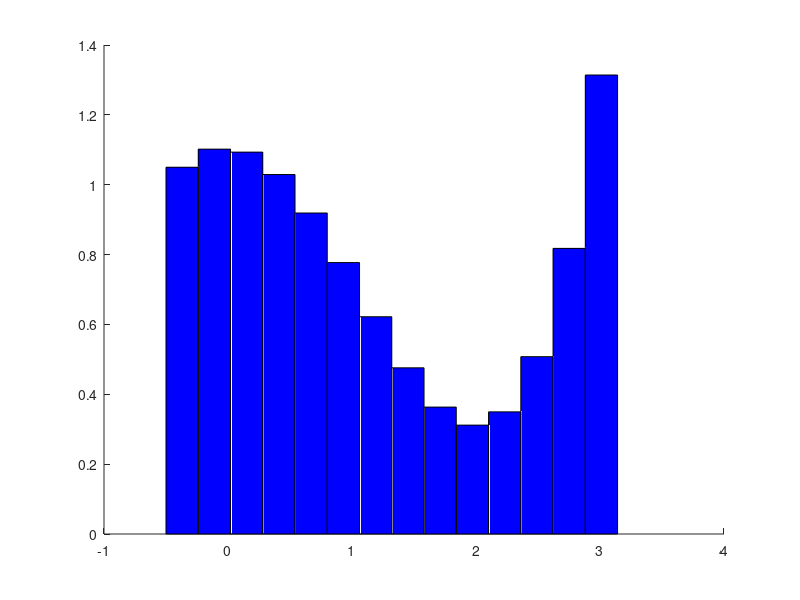

Write MATLAB code to recreate this figure. (Note: this script raises an error after producing the figure.)
%% Riemann Sum
clear; clc; close all;
a = -0.5;
b = pi;
x = linspace(a, b, 15);
dx = x(2) - x(1); 
fx = cos(x) + exp(x) / 10;

figure(1);
hold on

% Draw Riemann bars (right rule)
for i = 2:length(x) 
    rectangle('Position', [x(i)-dx, 0, dx, fx(i)], 'FaceColor', 'b', 'EdgeColor', 'k')
end

syms xa
fxa = cos(xa) + exp(xa) / 10;
fplot(fxa, [-1 3.5], 'k', 'LineWidth', 2)
xlim([-1, 3.5]);
xline(a, '--g', 'LineWidth', 1.5)
xline(b, '--r', 'LineWidth', 1.5)
yline(0, '--', 'Color', [0.5 0.5 0.5])
hold off

xlabel('x')
ylabel('y = f(x)')
title(sprintf('Riemann Sum, Δx = %.2f', dx))

% Different areas
area_left = sum(fx(1:end-1)) * dx;
fprintf('Area Left ≈ %.4f\n', area_left)

area_right = sum(fx(2:end)) * dx;
fprintf('Area Right ≈ %.4f\n', area_right)

x_mid = (x(1:end-1) + x(2:end)) / 2;
fx_mid = cos(x_mid) + exp(x_mid) / 10;
area_mid = sum(fx_mid) * dx;
fprintf('Area Mid ≈ %.4f\n', area_mid)

area_anal = double(int(fxa, xa, a, b));
fprintf('Area Anal ≈ %.4f\n', area_anal)


%% Show converge with shrinking deltaX
clear; clc; close all;

a = -0.5;
b = pi;
f = @(x) cos(x) - exp(x)/10;

nBins = 5:200;
area_L = zeros(size(nBins));
area_R = zeros(size(nBins));
area_M = zeros(size(nBins));

for i = 1:length(nBins)
    x = linspace(a, b, nBins(i));
    dx = x(2) - x(1);
    
    area_L(i) = sum(f(x(1:end-1))) * dx;
    area_R(i) = sum(f(x(2:end))) * dx;
    area_M(i) = sum(f((x(1:end-1)+x(2:end))/2)) * dx;
end

plot(nBins, area_L, nBins, area_R, nBins, area_M, '--k', 'LineWidth', 2)
yline(2.7367, '--k', 'LineWidth', 2)
legend('Left', 'Right', 'Midpoint', 'Analytic')
xlabel('Number of bins')
ylabel('Area (a.u.)')

%% Net and Total Are
% Net area = Positive - negative values
% Total = Sum areas ignoring sign
% To calculate by hand: find roots -> calc areas -> sum parts

%% Trapezidal Rule
% Trapezoid Area = width * mean(h1,h2)
clear; clc; close all;
a = -0.6;
b = 1;
x = linspace(a, b, 7);
dx = x(2) - x(1); 
fx = x.^2 - 0.5;
[~, fx0idx] = min(abs(fx-0));

figure(1);
hold on
totArea = 0;
negArea = 0;
posArea = 0;
% Draw Riemann bars (left rule)
for i = 1:length(x)-1
    totArea = dx * ((fx(i) + fx(i+1)) / 2) + totArea;
    if i < fx0idx
    negArea = dx * ((fx(i) + fx(i+1)) / 2) + negArea;
    plot(polyshape([x(i), ...
        x(i),...
        x(i+1),...
        x(i+1)],...
        [0,fx(i),...
        fx(i+1),...
        0]),'FaceColor','red');
    else
    posArea = dx * ((fx(i) + fx(i+1)) / 2) + posArea;
    plot(polyshape([x(i), ...
        x(i),...
        x(i+1),...
        x(i+1)],...
        [0,fx(i),...
        fx(i+1),...
        0]),'FaceColor','green');
    end
end
netArea = posArea - negArea;
syms xa
fxa = xa^2 - 0.5;
fplot(fxa, [-0.6 1], 'k', 'LineWidth', 2)
xlim([-0.7, 1.1]);
xline(a, '--g', 'LineWidth', 1)
xline(b, '--r', 'LineWidth', 1)
yline(0, '--')
hold off
xlabel('x')
ylabel('y = f(x)')
title([sprintf('Total Area = %.2f \n', totArea), ...
    sprintf('Net Area = %.2f \n', netArea),...
    sprintf('deltaX = %.2f', dx)])

% Analytical Area
ifxa_negative = double(int(fxa, xa, a, x(fx0idx)));
ifxa_positive = double(int(fxa, xa, x(fx0idx), b));
net_analytical = ifxa_positive - ifxa_negative;
total_analytical = double(int(fxa, xa, a, b));
fprintf('Total Area      = %.2f\n', totArea)
fprintf('Total Area Anal = %.2f\n', total_analytical)
fprintf('Net Area        = %.2f\n', netArea)
fprintf('Net Area Anal   = %.2f\n', net_analytical)


%% Lebesgue Integrals
clear; clc; close all;
% Riemann : Partition the domain (x axis)
% Lebesgue : Partition the range (y axis) 
% Horizontal bars instead of vertical in lebek
% Compare Riemann vs Lebesgue

f = @(x) x.^2 + cos(2*pi*x) / 5;
a = 0; b = 1;

Ns = 4:40;  % Different partition numbers
riemann_results = zeros(size(Ns));
lebesgue_results = zeros(size(Ns));

for k = 1:length(Ns)
    n = Ns(k);
    
    % Riemann (partition x-axis)
    dx = (b-a) / n;
    riemann = 0;
    for i = 0:n-1
        x_mid = a + dx*i + dx/2;  % midpoint
        riemann = riemann + f(x_mid) * dx;  % height × width
    end
    riemann_results(k) = riemann;
    
    % Lebesgue (partition y-axis)
    x_fine = linspace(a, b, 1000);
    dx_fine = (b-a) / 1000;
    y_vals = f(x_fine);
    
    y_parts = linspace(min(y_vals), max(y_vals), n+1);  % y-axis partitions
    
    lebesgue = 0;
    for i = 1:n
        % Find x points where f(x) is in this y-band
        in_band = (y_vals >= y_parts(i)) & (y_vals < y_parts(i+1));
        
        measure = sum(in_band) * dx_fine;  % "width" of x values in this band
        avg_y = (y_parts(i) + y_parts(i+1)) / 2;  % average y in band
        
        lebesgue = lebesgue + avg_y * measure;
    end
    lebesgue_results(k) = lebesgue;
end

%% Plot
analytical = integral(f, a, b);

plot(Ns, riemann_results, 'b', 'LineWidth', 2)
hold on
plot(Ns, lebesgue_results, 'r', 'LineWidth', 2)
yline(analytical, '--k', 'LineWidth', 2)
hold off

xlabel('N (partitions)')
ylabel('Integral')
legend('Riemann', 'Lebesgue', 'Analytical')
